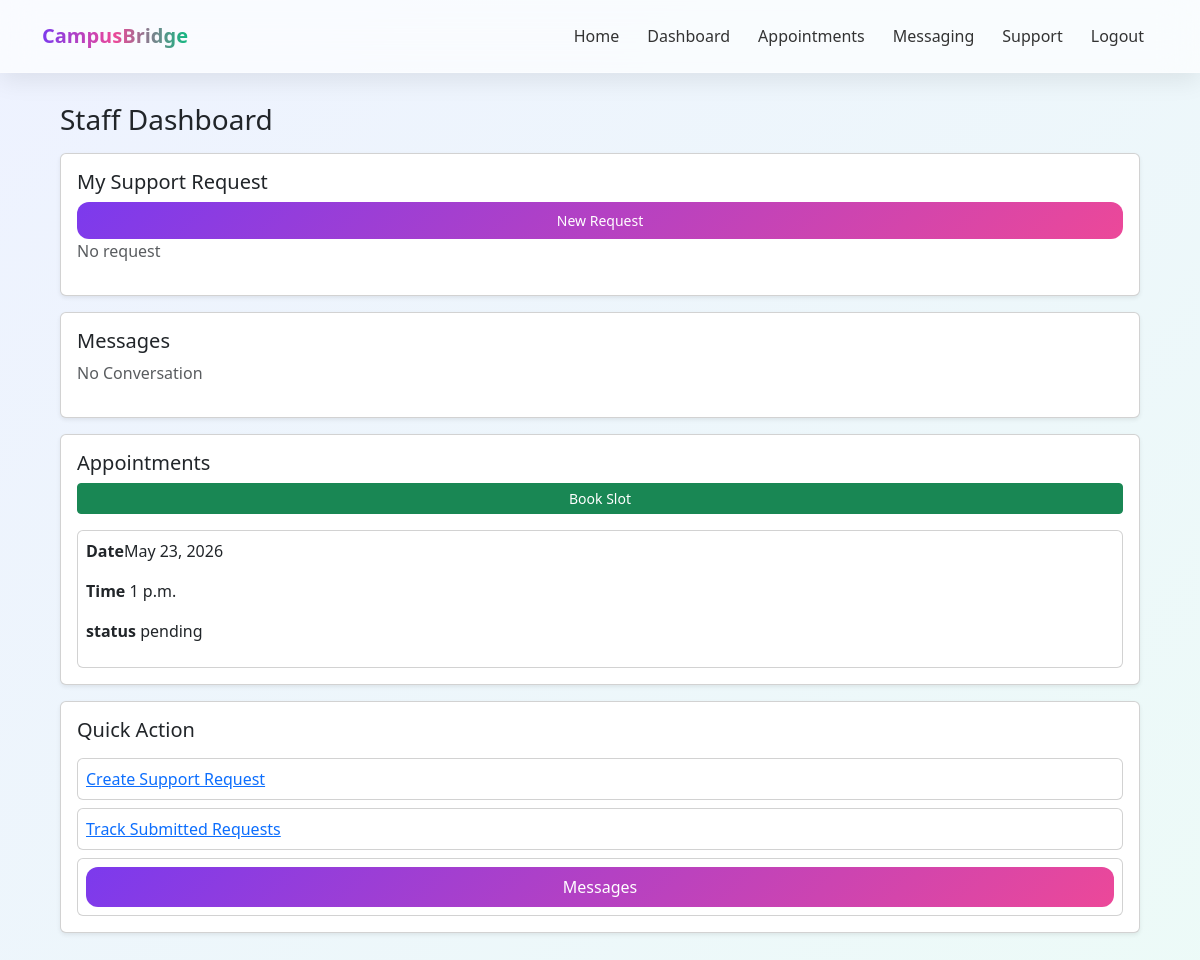
Page /dashboard/staff/ (signed in) on the committed database.
### appointments/models.py (models this page shows, shortened)
class Appointment(models.Model):
    STATUS_CHOICE=[('pending','Pending'),
                   ('rejected','Rejected'),
                   ('approved','Approved')]
    anonymous_profile=models.ForeignKey(AnonymousProfile,on_delete=models.CASCADE)
    counselor = models.ForeignKey(User, on_delete=models.CASCADE)
    slot=models.ForeignKey(CounselorAvailability,on_delete=models.CASCADE)
    status=models.CharField(max_length=20,choices=STATUS_CHOICE,default='pending')
    created_at=models.DateTimeField(auto_now_add=True)
    class Meta:
        ordering = ['-created_at']

class CounselorAvailability(models.Model):
    counselor=models.ForeignKey(User,on_delete=models.CASCADE)
    date=models.DateField()
    time_slot=models.TimeField()
    is_booked=models.BooleanField(default=False)
    class Meta:
        ordering = ['date', 'time_slot']

### accounts/views.py (the view)
# urls.py: path('dashboard/staff/', staff_dashboard, name='staff_dashboard'),
@login_required
def staff_dashboard(request):
    profile = request.user.anonymousprofile
    support_requests = SupportRequest.objects.filter(
        anonymous_profile=profile
    )
    appointments = Appointment.objects.filter(
        anonymous_profile=profile
    )
    conversations = Conversation.objects.filter(
        anonymous_profile=profile
    )
    return render(request, 'dashboards/staff.html', {
        'support_requests': support_requests,
        'appointments': appointments,
        'conversations': conversations,
    })

### templates/dashboards/staff.html
{% extends 'base.html' %}
{% block content %}
 <h3>Staff Dashboard </h3>
    <div class="card shadow-sm p-3 mt-3">
    <h5> My Support Request</h5>
    <a href="{% url 'create_request' %}" class="btn btn-primary btn-sm">New Request</a>
    {% for s in support_request %}
    <div class="card p-2 mt-2">
    <b>{{ s.title }}</b>
        <p>{{s.description }}</p>
        <p>Status:{{ s.status }}</p>
    </div>
    {% empty %}
    <p class="text-muted">No  request</p>
    {% endfor %}
    </div>
    <div class="card shadow-sm p-3 mt-3">
    <h5> Messages</h5>
    {% for c in conversation %}
    <div class="card p-2 mt-2">
    Conversation #{{ c.id }}
    <a href="{% url 'chat' c.id %}" class="btn btn-sm btn-primary">Open</a>
    </div>
    {% empty %}
    <p class="text-muted">No Conversation</p>
    {% endfor %}
    </div>
<div class="card shadow-sm p-3 mt-3">
<h5> Appointments</h5>
<a href="{% url 'view_slots' %}" class="btn btn-success btn-sm mb-2">Book Slot</a>
    {% for a in appointments %}
    <div class="card p-2 mt-2">
        <p><b> Date</b>{{ a.slot.date }}</p>
     <p><b> Time</b> {{ a.slot.time_slot }} </p><p><b> status</b> {{ a.status }}</p>
    </div>
    {% empty %}
    <p class="text-muted">No appointments</p>
    {% endfor %}
    </div>
<div class="card shadow-sm p-3 mt-3">
<h5> Quick Action</h5>
<div class='card p-2 mt-2'>
<a href="{% url 'create_request' %}">
  Create Support Request
</a>
</div>
<div class="card p-2 mt-2">
<a href="#">  Track Submitted Requests</a>
</div>
        <div class="card p-2 mt-2">
<a href="{% url 'conversation_list' %}" class="btn btn-primary">
    Messages
</a>
            </div>
</div>
{% endblock %}

### templates/base.html (style rules this page uses)
body { margin: 0; font-family: "Segoe UI", sans-serif; background: linear-gradient(-45deg, #f5f3ff, #fdf2f8, #ecfdf5, #eef2ff ); background-size: 400% 400%; animation: gradientFlow 12s ease infinite; min-height: 100vh; }
.btn-primary { background: linear-gradient(135deg,#7c3aed,#ec4899); border: none; border-radius: 12px; padding: 8px 14px; }

### rows in the picture
Appointment: slot "May 23, 2026", slot.time_slot "1 p.m.", status "pending"
